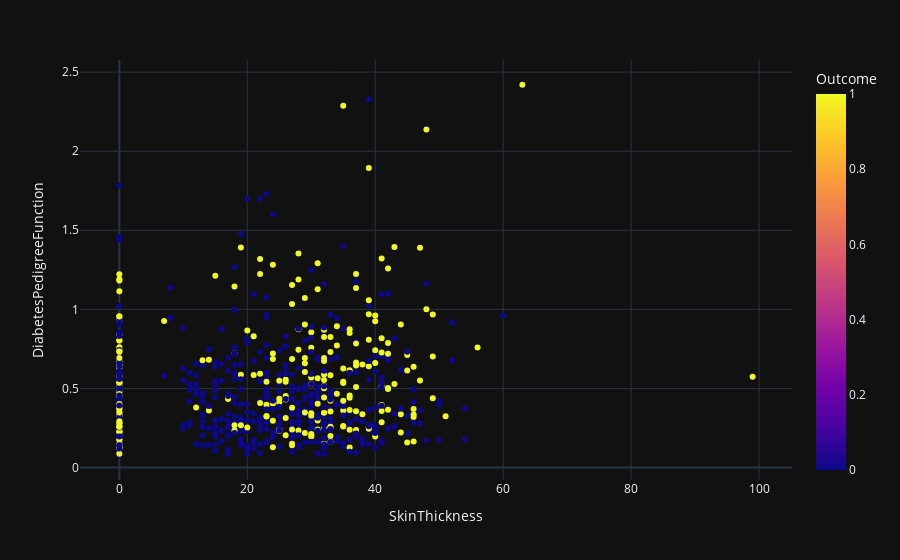

Source (notebook cell):
### Markdown cell above
繪製散佈圖(scatter)，觀察與'葡萄糖含量'與'BMI'高低關係:

患有糖尿病的偏右上,無糖尿病者偏左下,說明'葡萄糖含量'和'BMI'越高,越高機率患有糖尿病

### Code cell
scatter('SkinThickness', 'DiabetesPedigreeFunction')

### Figure 1 — Plotly figure (JSON) as saved in the notebook; plotly's stock layout.template omitted (floating-point values rounded to 4 significant figures; data arrays with more than 128 entries replaced by an {"elided": "..."} marker saying what was removed)
{"data": [{"hovertemplate": "SkinThickness=%{x}<br>DiabetesPedigreeFunction=%{y}<br>Outcome=%{marker.color}<extra></extra>", "legendgroup": "", "marker": {"color": {"elided": "768 int values"}, "coloraxis": "coloraxis", "symbol": "circle"}, "mode": "markers", "name": "", "orientation": "v", "showlegend": false, "type": "scatter", "x": {"elided": "768 int values"}, "xaxis": "x", "y": {"elided": "768 float values"}, "yaxis": "y"}], "layout": {"coloraxis": {"colorbar": {"title": {"text": "Outcome"}}, "colorscale": [[0, "#0d0887"], [0.1111, "#46039f"], [0.2222, "#7201a8"], [0.3333, "#9c179e"], [0.4444, "#bd3786"], [0.5556, "#d8576b"], [0.6667, "#ed7953"], [0.7778, "#fb9f3a"], [0.8889, "#fdca26"], [1, "#f0f921"]]}, "legend": {"tracegroupgap": 0}, "margin": {"t": 60}, "xaxis": {"anchor": "y", "domain": [0, 1], "title": {"text": "SkinThickness"}}, "yaxis": {"anchor": "x", "domain": [0, 1], "title": {"text": "DiabetesPedigreeFunction"}}}}
